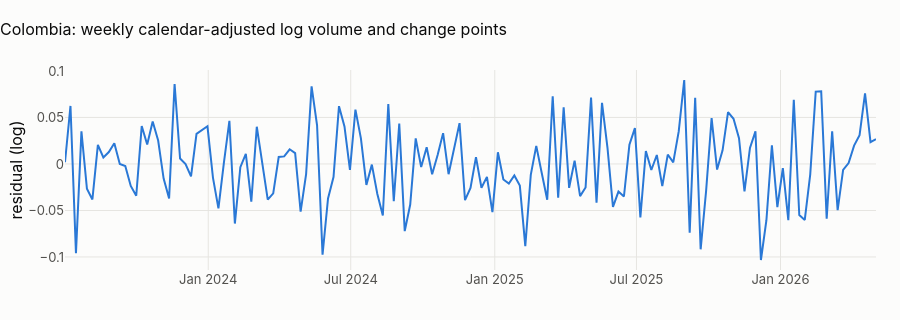

Here is the notebook cell this chart was saved with:
### Markdown cell above
## 2 · Change points in the level of activity
**Method.** PELT (pruned exact linear time) on the weekly mean of the calendar-adjusted log volume, with an RBF cost
and a penalty of 3·log(n) (BIC-like): it finds the dates where the series' level shifts, and the penalty decides how
much shift is worth a break. Weekly aggregation removes the daily noise that would otherwise force many small breaks.

### Code cell
wk = daily.set_index("local_date").resid.resample("W").mean().dropna()
algo = rpt.Pelt(model="rbf", min_size=6).fit(wk.to_numpy().reshape(-1, 1))
bkps = algo.predict(pen=3 * np.log(len(wk)))
dates = [wk.index[b - 1] for b in bkps[:-1]]
fig = px.line(
    x=wk.index,
    y=wk.values,
    title=f"{CTRY.name}: weekly calendar-adjusted log volume and change points",
)
for d in dates:
    fig.add_vline(x=d, line_dash="dash")
fig.update_layout(height=320, xaxis_title=None, yaxis_title="residual (log)")
fig.show()
display(
    Markdown(
        f"**{len(dates)} change point(s)** "
        + (
            f"at {', '.join(str(d.date()) for d in dates)}."
            if dates
            else "in three years: the level of activity never shifts."
        )
    )
)

### Figure 1 — Plotly figure (JSON) as saved in the notebook; plotly's stock layout.template omitted (floating-point values rounded to 4 significant figures; data arrays with more than 128 entries replaced by an {"elided": "..."} marker saying what was removed)
{"data": [{"hovertemplate": "x=%{x}<br>y=%{y}<extra></extra>", "legendgroup": "", "line": {"color": "#2a78d6", "dash": "solid"}, "marker": {"symbol": "circle"}, "mode": "lines", "name": "", "orientation": "v", "showlegend": false, "type": "scatter", "x": {"elided": "149 str values"}, "xaxis": "x", "y": {"elided": "149 float values"}, "yaxis": "y"}], "layout": {"height": 320, "legend": {"tracegroupgap": 0}, "title": {"text": "Colombia: weekly calendar-adjusted log volume and change points"}, "xaxis": {"anchor": "y", "domain": [0.0, 1.0], "title": {}}, "yaxis": {"anchor": "x", "domain": [0.0, 1.0], "title": {"text": "residual (log)"}}}}
